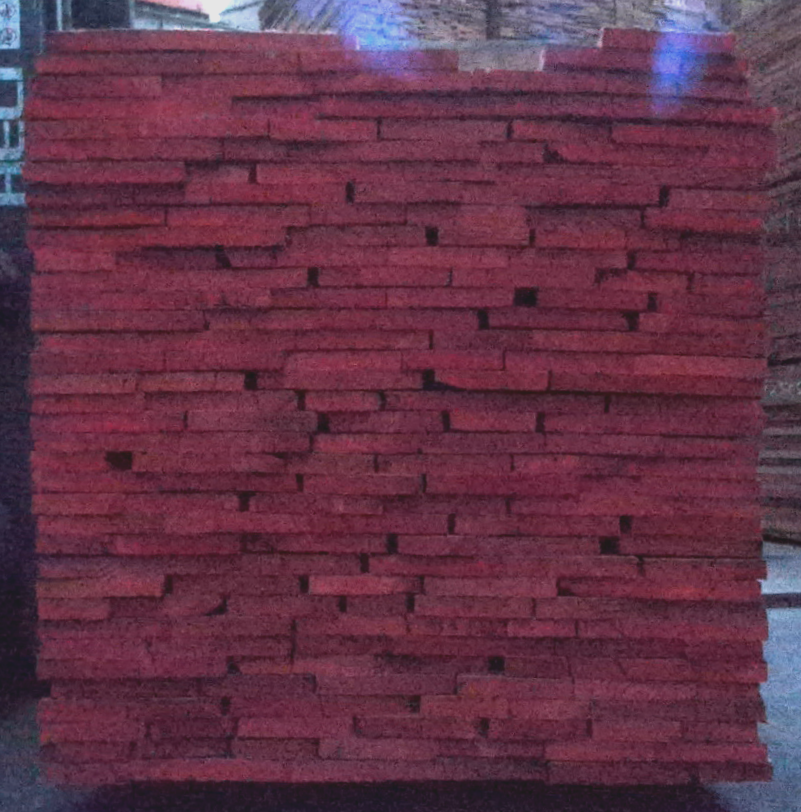
#> input picture planeColor.png, 801 x 812 px, given in place of colorFrame1609044002.png, which was not available
$ python Measure.py   (older library calls are emulated)
#> lines starting #> are read from the running program, lines starting #| are printed output that depends on the picture; after the words box and inside, x2 and y2 are one past the last pixel; in counts of white or black regions, pixels touching at a corner belong together; pictures that were not available may be replaced by others from this repository, and a replacement may not be noted
### AutoBrightness.py
import numpy as np
import cv2


def compute(img, min_percentile, max_percentile):
    """计算分位点，目的是去掉图1的直方图两头的异常情况"""
    max_percentile_pixel = np.percentile(img, max_percentile)
    min_percentile_pixel = np.percentile(img, min_percentile)

    return max_percentile_pixel, min_percentile_pixel


def get_lightness(src):
    # 计算亮度
    hsv_image = cv2.cvtColor(src, cv2.COLOR_BGR2HSV)
    lightness = hsv_image[:, :, 2].mean()

    return lightness


def AutoBright(src):
    """图像亮度增强"""
    if get_lightness(src) > 130:
        print("图片亮度足够，不做增强")
        return src
    # 先计算分位点，去掉像素值中少数异常值，这个分位点可以自己配置。
    # 比如1中直方图的红色在0到255上都有值，但是实际上像素值主要在0到20内。


    max_percentile_pixel, min_percentile_pixel = compute(src, 1, 99)

    # 去掉分位值区间之外的值
    src[src >= max_percentile_pixel] = max_percentile_pixel
    src[src <= min_percentile_pixel] = min_percentile_pixel

    # 将分位值区间拉伸到0到255，这里取了255*0.1与255*0.9是因为可能会出现像素值溢出的情况，所以最好不要设置为0到255。
    out = np.zeros(src.shape, src.dtype)
    cv2.normalize(src, out, 255 * 0.1, 255 * 0.9, cv2.NORM_MINMAX)

    return out

### Geometry.py
import os
import math
import numpy as np
import random
import copy
import time
import open3d as o3d
import cv2
import matplotlib.pyplot as plt

# resolution = [1080, 1920]
# intrinsic = [910.496, 910.197, 961.223, 556.013] # fx,fy,cx,cy
# scale = 0.001 / 1.057184072

resolution = [3072, 4096]
intrinsic = [1938.7,1938.7,2050.8, 1557.7] # fx,fy,cx,cy
scale = 0.001 / 1.057184072


# 直线拟合，剔除outline
# #todo 封装到新的文件中，如果拟合直接根据上一条线的斜率，那可以既快又准
# [294 lines left out: functions LineFitting, WarpImg, GetWarpedImg, not called in this run]


def PlaneFitting(points, seg_thre = 0.1, ransac_n = 10, iter_num = 10, clu_eps = 0.02, clu_minnum = 100):

    pointcloud = o3d.geometry.PointCloud()
    pointcloud.points = o3d.utility.Vector3dVector(points)

    plane_model, inliers = pointcloud.segment_plane(seg_thre,
                                             ransac_n,
                                             iter_num)
    [a, b, c, d] = plane_model
    print(f"Plane equation: {a}x + {b}y + {c}z + {d} = 0")
    inlier_cloud = pointcloud.select_by_index(inliers)

    # [14 lines of commented-out code are left out]

    pts = inlier_cloud.points
    pts = np.asarray(pts)
    plane_points = pts
    plane_points[:,0] = ((b * b + c * c) * pts[:,0] - a * (b * pts[:,1] + c * pts[:,2] + d)) / (a * a + b * b + c * c)
    plane_points[:,1] = ((a * a + c * c) * pts[:,1] - b * (a * pts[:,0] + c * pts[:,2] + d)) / (a * a + b * b + c * c)
    plane_points[:,2] = ((b * b + a * a) * pts[:,2] - c * (a * plane_points[:,0] + b * pts[:,1] + d)) / (a * a + b * b + c * c)

    inlier_cloud.points = o3d.utility.Vector3dVector(plane_points)

    # [7 lines of commented-out code are left out]


    return plane_model, plane_points


# [9 lines left out: function To2D, not called in this run]


def BackProjection(img):
    points = []

    #accelerate
    Mu = np.zeros(img.shape)
    for index in range(img.shape[1]):
        Mu[:, index] = index
    Mv = np.zeros(img.shape)
    for index in range(img.shape[0]):
        Mv[index,:] = index

    z = img * scale
    x = np.multiply((Mu - intrinsic[2]) / intrinsic[0], z)
    y = np.multiply((Mv - intrinsic[3]) / intrinsic[1], z)

    z = z.flatten()
    x = x.flatten()
    y = y.flatten()

    points = np.vstack((x,y))
    points = np.vstack((points,z))
    points = np.transpose(points)

    # [10 lines of commented-out code are left out]
    return np.array(points)

### Measure.py
# -*- coding: UTF-8 -*-

import numpy as np
import math
import sys
import glob
import time
import cv2
import matplotlib.pyplot as plt
from scipy.signal import argrelextrema


# import pyransac3d as ransac3d

# from skimage import measure,data,color
# from PIL import Image

import AutoBrightness as aug
import Geometry as geo

'''
当前假设：
3. 顶层未发生严重弯曲
4. 非常依赖底、顶层两条边的正确拟合
'''


def showImg(img,title):
    plt.imshow(img)
    plt.title(title)  # 图像题目
    plt.show()

# [486 lines left out: functions showImgGray, LayerStatistics, sliding_window, sliding_window_easy, LREdgeDetection, WidthMeasure and 1 more, not called in this run]

if __name__ == '__main__':
    # filenames = glob.glob('E:/Projects/widthmeasure/stage2/1/*.jpg')
    # for i, img_path in enumerate (filenames):
    tstart = time.time()
    color_img_path = './4k/colorFrame1609044002.png'
    depth_img_path = './4k/tranColorFrame1609044002.png'

    color = cv2.imread(color_img_path, cv2.IMREAD_ANYCOLOR)
#> color is the input picture: shape (812, 801, 3); mean B, G, R 72.2, 52.2, 97.8
    depth = cv2.imread(depth_img_path, cv2.IMREAD_ANYDEPTH)
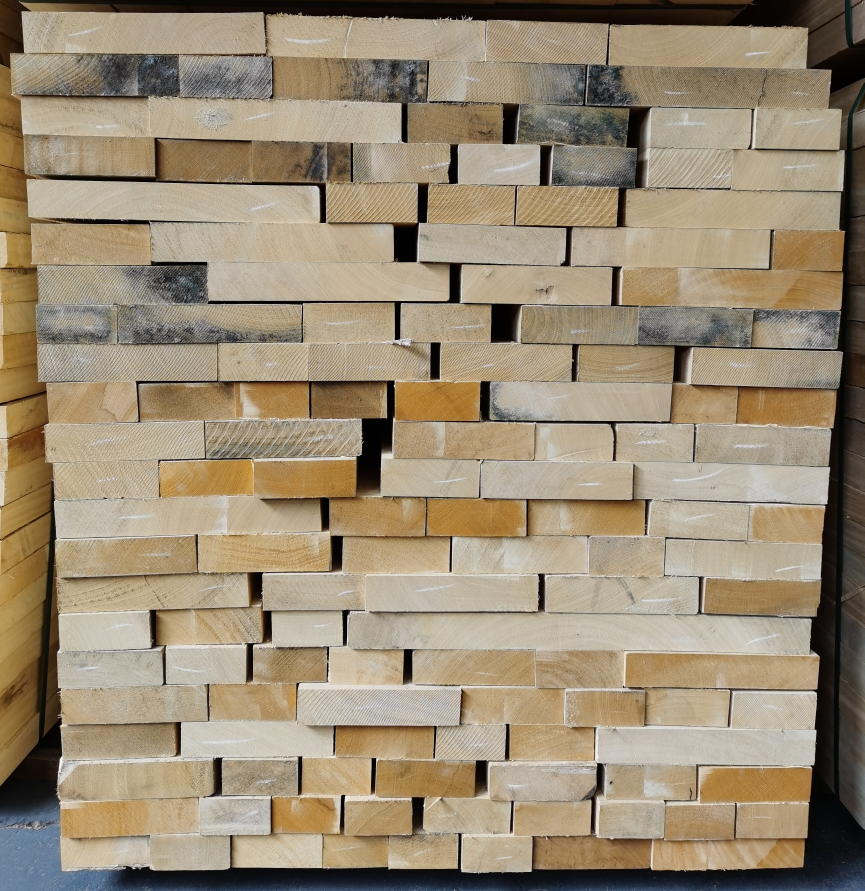
#> input picture test.jpg, 2593 x 2673 px, given in place of tranColorFrame1609044002.png, which was not available (shown at 1/3 size)
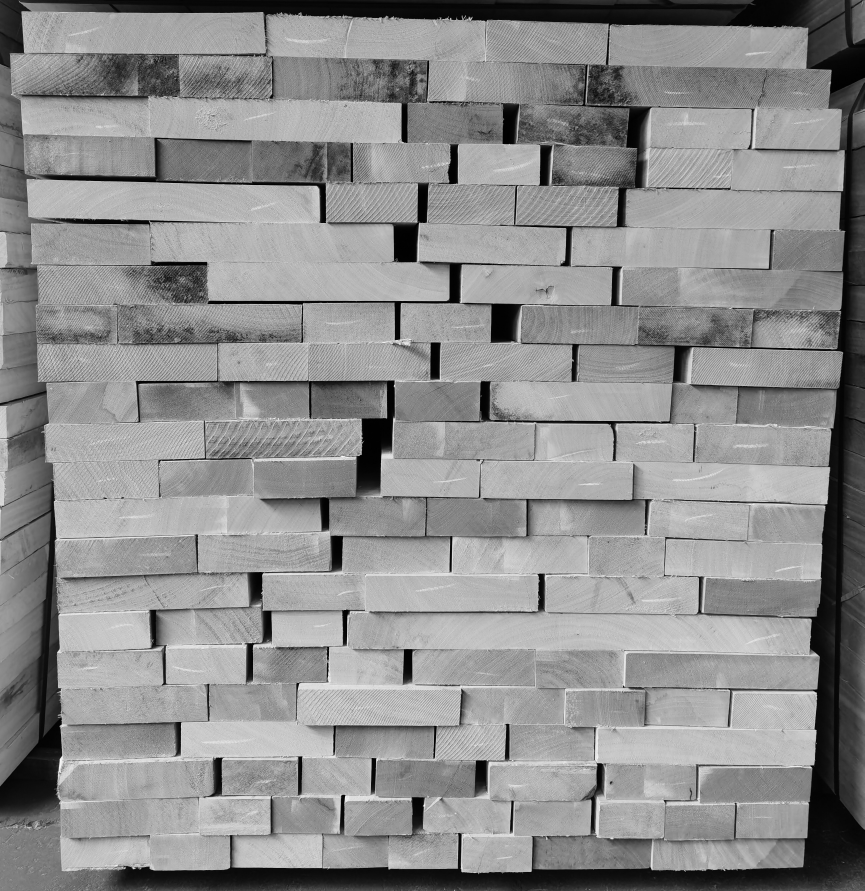
#> depth: shape (2673, 2593) (shown at 1/3 size); min 0, max 255, mean 141.4

    if not len(color) or not len(depth):
        print("Read color failed!")
        exit()

    #亮度增强
    color = aug.AutoBright(color)
#> in get_lightness, `hsv_image = cv2.cvtColor(src, cv2.COLOR_BGR2HSV)`: hsv_image: shape (812, 801, 3); mean H, S, V 162.7, 126.4, 101.6
#> in get_lightness, `lightness = hsv_image[:, :, 2].mean()`: lightness = 101.6
#> in compute, `max_percentile_pixel = np.percentile(img, max_percentile)`: max_percentile_pixel = 176
#> in compute, `min_percentile_pixel = np.percentile(img, min_percentile)`: min_percentile_pixel = 26
#> in AutoBright, `max_percentile_pixel, min_percentile_pixel = compute(src, 1, 99)`: max_percentile_pixel = 176; min_percentile_pixel = 26
#> in AutoBright, `src[src >= max_percentile_pixel] = max_percentile_pixel`:
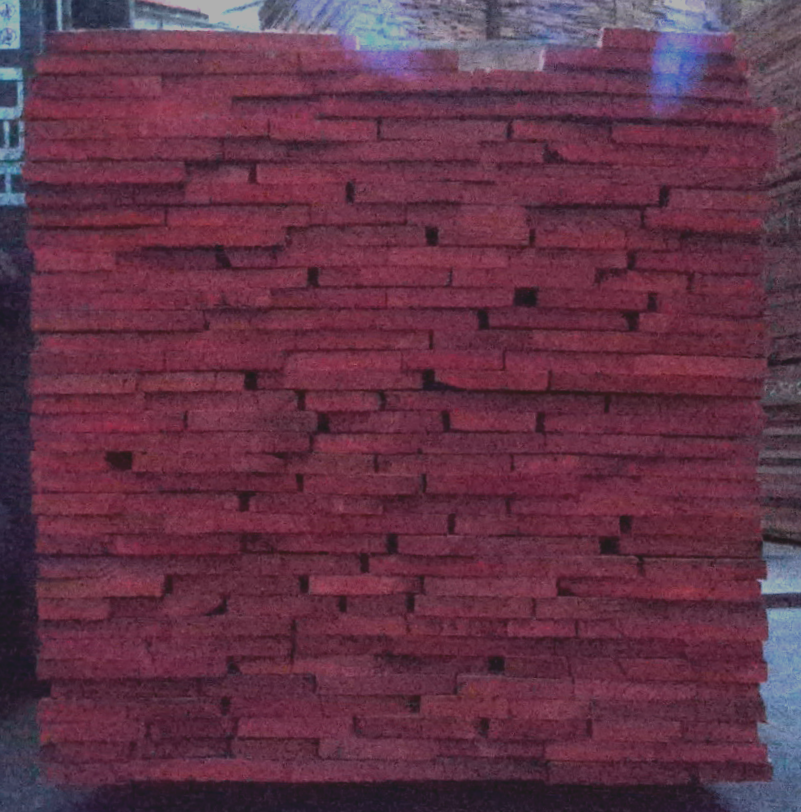
#> src: shape (812, 801, 3); 2.28% of pixels changed, all inside (x1, y1, x2, y2) = (0, 0, 801, 761)
#> in AutoBright, `cv2.normalize(src, out, 255 * 0.1, 255 * 0.9, cv2.NORM_MINMAX)`:
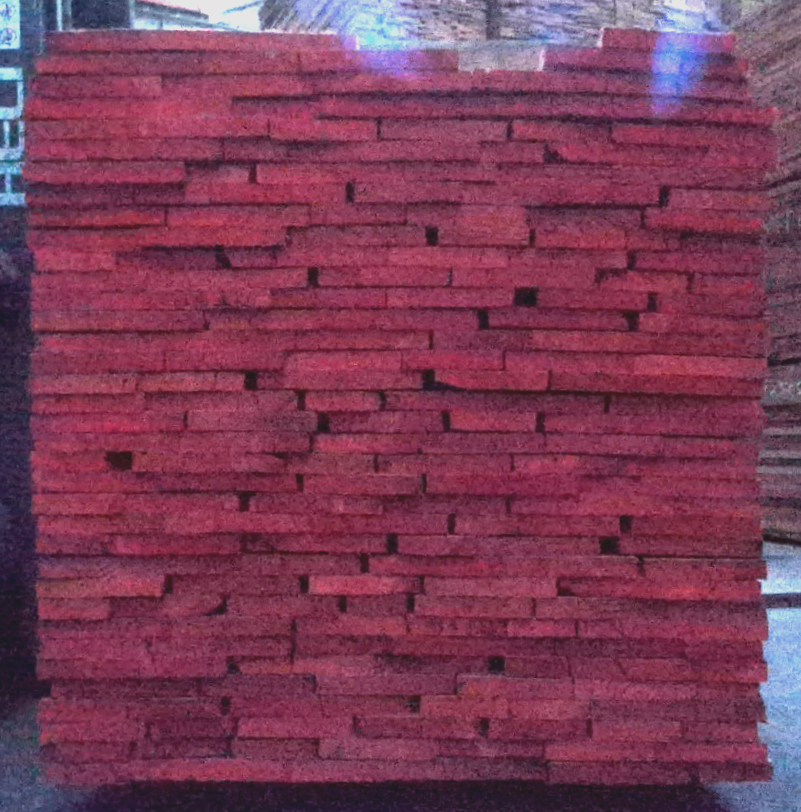
#> out: shape (812, 801, 3); mean B, G, R 87.5, 61, 123.1

    color = cv2.cvtColor(color, cv2.COLOR_BGR2RGB)
    showImg(color, 'original color')

    # showImg(depth, 'original depth')
    depth[depth > 1500] = 0
    depth[depth < 500] = 0
#> depth: shape (2673, 2593); every value is 0
    showImg(depth, 'original depth')


    #'''平面拟合'''
    time1 = time.time()
    pointcloud = geo.BackProjection(depth)
#> after the loop in BackProjection, `for index in range(img.shape[1]):`:
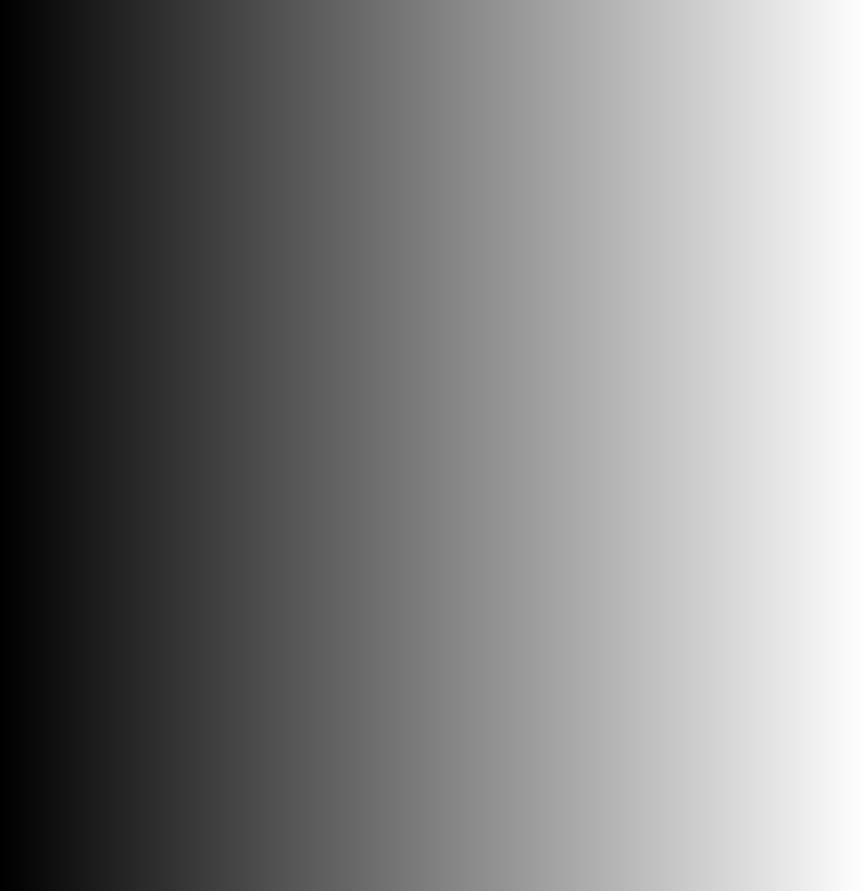
#> Mu: shape (2673, 2593) float64 (shown at 1/3 size); min 0, max 2592, mean 1296; drawn with min black and max white
#> after the loop in BackProjection, `for index in range(img.shape[0]):`:
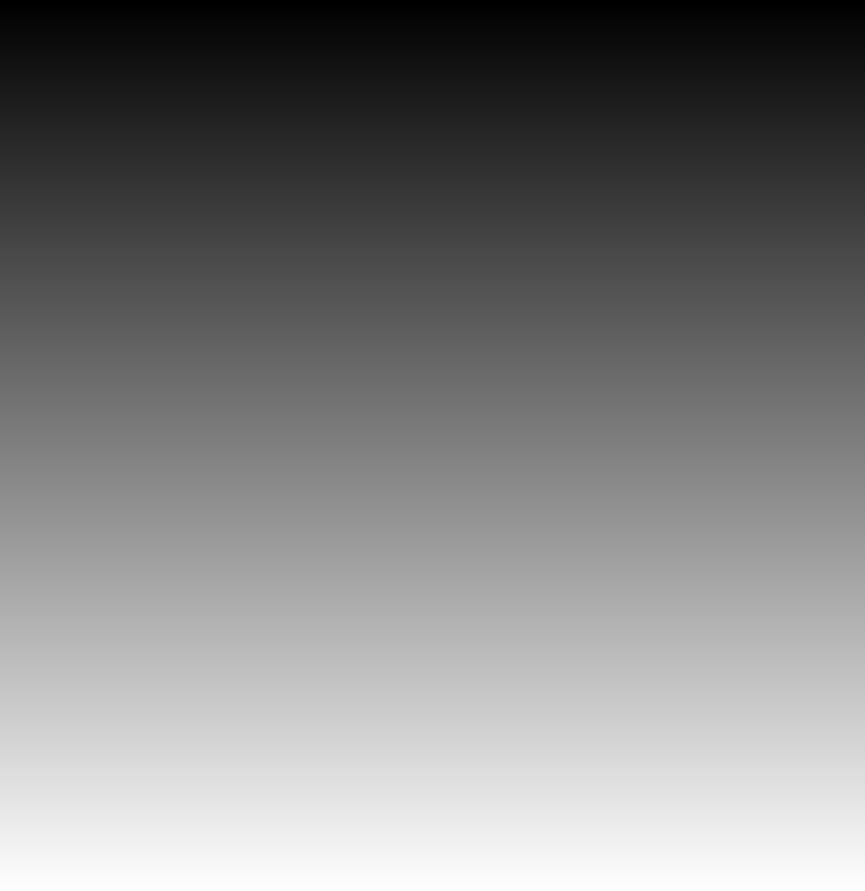
#> Mv: shape (2673, 2593) float64 (shown at 1/3 size); min 0, max 2672, mean 1336; drawn with min black and max white
#> in BackProjection, `z = img * scale`: z: shape (2673, 2593) float64; every value is 0
#> in BackProjection, `x = np.multiply((Mu - intrinsic[2]) / intrinsic[0], z)`: x: shape (2673, 2593) float64; every value is 0
#> in BackProjection, `y = np.multiply((Mv - intrinsic[3]) / intrinsic[1], z)`: y: shape (2673, 2593) float64; every value is 0

    time2 = time.time()
    print(f"back-projection time: {time2 - time1}")

    #TODO 底边会连着地面
    plane_model, inlier_cloud = geo.PlaneFitting(pointcloud, 0.05, 10, 30, 0.01, 20)
#> (the run stopped early here; a loop or call above may not have finished)
